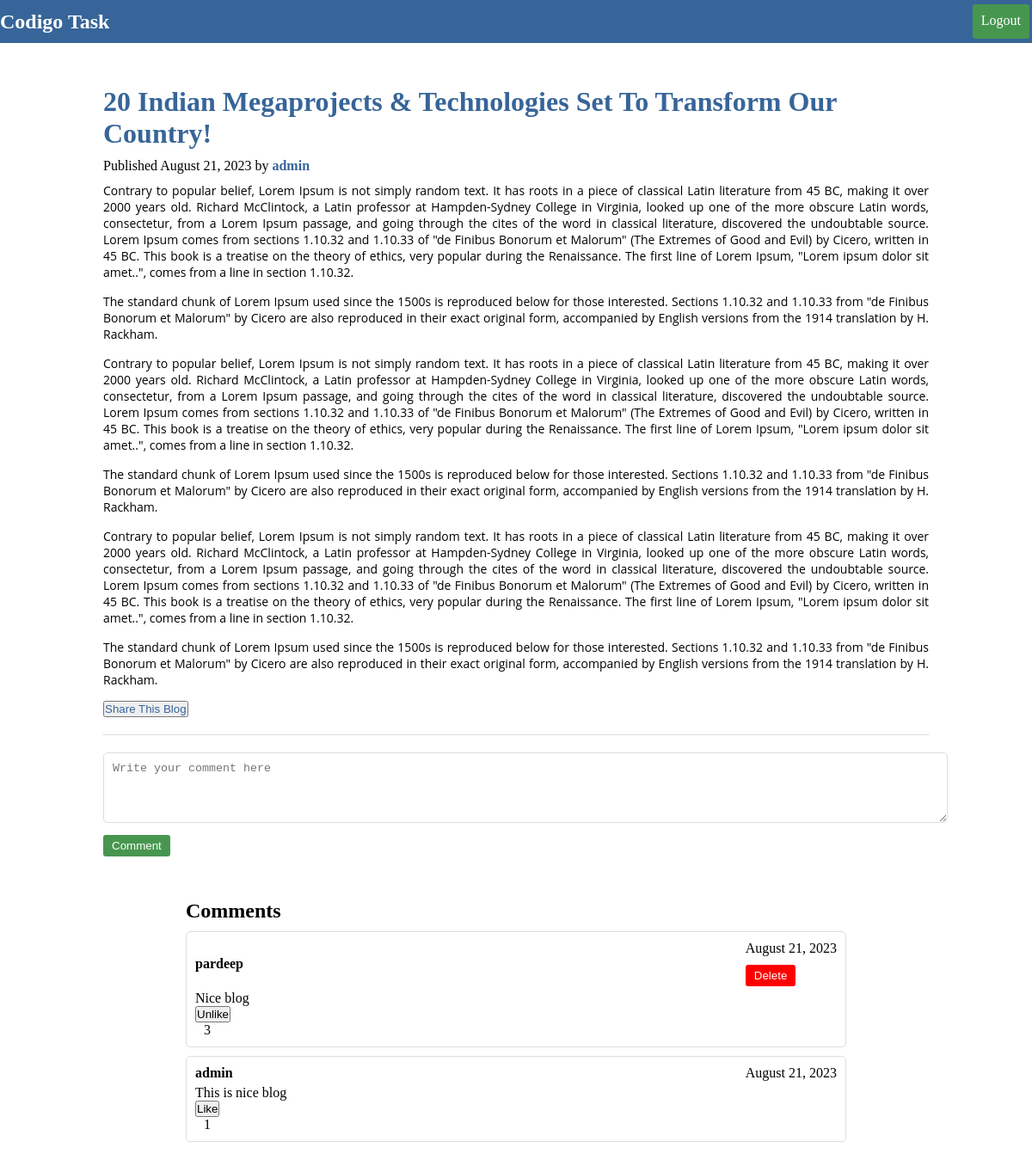
The page /detail-blog/6 (signed in) on the database its author committed.
### home/models.py (models this page shows)
class BlogPost(models.Model):
    title = models.CharField(max_length=1000)
    content = FroalaField()
    author = models.ForeignKey(User, on_delete=models.CASCADE)
    created_at = models.DateTimeField(auto_now_add=True)

class Comment(models.Model):
    Blog = models.ForeignKey(BlogPost, on_delete=models.CASCADE, related_name="all_comments")
    author = models.ForeignKey(User, on_delete=models.CASCADE )
    content = models.TextField()
    created_at = models.DateTimeField(auto_now_add= True)
    like = models.ManyToManyField(User, related_name="liked_cmnts", blank=True)

### home/views.py (the view, shortened to what this page needs)
# urls.py: path("detail-blog/<id>", detail_blog, name="detailblog"),
def detail_blog(request, id):
    try:
        blog = BlogPost.objects.get(id=id)
    except BlogPost.DoesNotExist:
        return messages.error(request, "blog does not exit")
    comments = blog.all_comments.all()
    blog_detail_url = request.build_absolute_uri(reverse('detailblog', args=[blog.id]))
    print(blog_detail_url)
    context = {}
    context["comments"] = comments
    context["blog"] = blog
    return render(request, "detail-blog.html" , context)

### templates/detail-blog.html (shortened to what this page needs)
{% extends 'base.html' %}
{% block content %}
<div class="container">
    <div class="detail-blog">
        <h1>{{ blog.title }}</h1>
        <p>Published {{ blog.created_at|date:"F d, Y" }} by <b class="author">{{ blog.author }}</b></p>
        <div class="blog-content">
            {{ blog.content|safe }}
        </div>
        <div class="actions">
            <button id="showEmailForm">Share This Blog</button>
        </div>
        <div class="comment-form">
            <form action="" method="post">
                <textarea rows="4" name="cmnt" placeholder="Write your comment here" required></textarea>
                <button type="submit">Comment</button>
            </form>
        </div>
    </div>
    <div class="comments container">
        <h2>Comments</h2>
        {% for comment in comments %}
            <div class="comment">
                <div class="comment-header">
                    <b>{{ comment.author.username }}</b>
                    <span>{{ comment.created_at|date:"F d, Y" }} {% if user.is_authenticated and comment.author == user %}
                        <form method="post" action="{% url 'detailblog' blog.id %}">
                            <button type="submit" class="dltbtn" style="background-color: red;" name="delete_comment">Delete</button>
                        </form>
                    {% endif %}</span>
                </div>
                <p>{{ comment.content }}</p>
                <div class="like-section">
                    <form action="{% url 'like_comment' comment.id %}" method="post">
                        {% if request.user in comment.like.all %}
                            <button type="submit">Unlike</button>
                        {% else %}
                            <button type="submit">Like</button>
                        {% endif %}
                    </form>
                    <span class="likes">{{ comment.like.count }}</span>
                </div>
            </div>
        {% endfor %}
    </div>
</div>
{% endblock content %}

### static/css/main.css (style rules this page uses)
* { padding: 0; margin: 0; }
:root { --primary-color : #376599; --secondary-color : #47964f; }
.container { width: 60%; margin: auto; padding: 50px; }
.detail-blog { margin: auto; width: 600px; flex-direction: column; }
.detail-blog h1, .blog-post h1 { color: var(--primary-color); }
.detail-blog p { margin: 10px 0; }
.comment { border: 1px solid #ddd; padding: 10px; margin: 10px 0; border-radius: 5px; }
.comment-header { display: flex; justify-content: space-between; align-items: center; margin-bottom: 5px; }
.likes { margin-left: 10px; }
.comment-form { margin-top: 20px; padding-top: 20px; border-top: 1px solid #ddd; }
.comment-form textarea { width: 100%; padding: 10px; border: 1px solid #ddd; border-radius: 5px; resize: vertical; }
.dltbtn ,.comment-form button , .email-form button { margin-top: 10px; padding: 5px 10px; background-color: var(--secondary-color); color: white; border: none; border-radius: 3px; cursor: pointer; }
.actions button { color: var(--primary-color); }
.author { color: var(--primary-color); }
@media (min-width: 768px) { .container { width: 80%; } }
@media (min-width: 768px) { .detail-blog { width: 100%; margin: auto; } }

### rows shown on the page
BlogPost: title "20 Indian Megaprojects & Technologies Set To Transform Our Country!", created_at "August 21, 2023", author "admin", content "Contrary to popular belief, Lorem Ipsum is not simply random text. It has roots in a piece of classical Latin literature from 45 BC, making it over 2000 years old. Richard McClintock, a Latin professor at Hampden-Sydney College in Virginia, looked up one of the more obscure Latin words, consectetur, from a Lorem Ipsum passage, and going through the cites of the word in classical literature, discovered the undoubtable source. Lorem Ipsum comes from sections 1.10.32 and 1.10.33 of \"de Finibus Bonorum et Malorum\" (The Extremes of Good and Evil) by Cicero, written in 45 BC. This book is a treatise on the theory of ethics, very popular during the Renaissance. The first line of Lorem Ipsum,…"
Comment: author.username "pardeep", created_at "August 21, 2023", content "Nice blog", shows "Unlike", like.count "3"
Comment: author.username "admin", created_at "August 21, 2023", content "This is nice blog", shows "Like", like.count "1"
